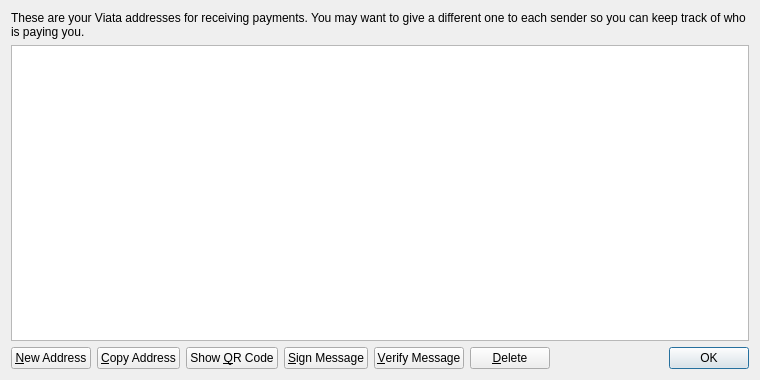
<?xml version="1.0" encoding="UTF-8"?>
<ui version="4.0">
 <class>AddressBookPage</class>
 <widget class="QWidget" name="AddressBookPage">
  <property name="geometry">
   <rect>
    <x>0</x>
    <y>0</y>
    <width>760</width>
    <height>380</height>
   </rect>
  </property>
  <property name="windowTitle">
   <string>Address Book</string>
  </property>
  <layout class="QVBoxLayout" name="verticalLayout">
   <item>
    <widget class="QLabel" name="labelExplanation">
     <property name="text">
      <string>These are your Viata addresses for receiving payments. You may want to give a different one to each sender so you can keep track of who is paying you.</string>
     </property>
     <property name="textFormat">
      <enum>Qt::PlainText</enum>
     </property>
     <property name="wordWrap">
      <bool>true</bool>
     </property>
    </widget>
   </item>
   <item>
    <widget class="QTableView" name="tableView">
     <property name="contextMenuPolicy">
      <enum>Qt::CustomContextMenu</enum>
     </property>
     <property name="toolTip">
      <string>Double-click to edit address or label</string>
     </property>
     <property name="tabKeyNavigation">
      <bool>false</bool>
     </property>
     <property name="alternatingRowColors">
      <bool>true</bool>
     </property>
     <property name="selectionMode">
      <enum>QAbstractItemView::SingleSelection</enum>
     </property>
     <property name="selectionBehavior">
      <enum>QAbstractItemView::SelectRows</enum>
     </property>
     <property name="sortingEnabled">
      <bool>true</bool>
     </property>
     <attribute name="verticalHeaderVisible">
      <bool>false</bool>
     </attribute>
    </widget>
   </item>
   <item>
    <layout class="QHBoxLayout" name="horizontalLayout">
     <item>
      <widget class="QPushButton" name="newAddressButton">
       <property name="toolTip">
        <string>Create a new address</string>
       </property>
       <property name="text">
        <string>&amp;New Address</string>
       </property>
       <property name="icon">
        <iconset resource="../bitcoin.qrc">
         <normaloff>:/icons/add</normaloff>:/icons/add</iconset>
       </property>
      </widget>
     </item>
     <item>
      <widget class="QPushButton" name="copyToClipboard">
       <property name="toolTip">
        <string>Copy the currently selected address to the system clipboard</string>
       </property>
       <property name="text">
        <string>&amp;Copy Address</string>
       </property>
       <property name="icon">
        <iconset resource="../bitcoin.qrc">
         <normaloff>:/icons/editcopy</normaloff>:/icons/editcopy</iconset>
       </property>
      </widget>
     </item>
     <item>
      <widget class="QPushButton" name="showQRCode">
       <property name="text">
        <string>Show &amp;QR Code</string>
       </property>
       <property name="icon">
        <iconset resource="../bitcoin.qrc">
         <normaloff>:/icons/qrcode</normaloff>:/icons/qrcode</iconset>
       </property>
      </widget>
     </item>
     <item>
      <widget class="QPushButton" name="signMessage">
       <property name="toolTip">
        <string>Sign a message to prove you own a Bitcoin address</string>
       </property>
       <property name="text">
        <string>&amp;Sign Message</string>
       </property>
       <property name="icon">
        <iconset resource="../bitcoin.qrc">
         <normaloff>:/icons/edit</normaloff>:/icons/edit</iconset>
       </property>
      </widget>
     </item>
     <item>
      <widget class="QPushButton" name="verifyMessage">
       <property name="toolTip">
        <string>Verify a message to ensure it was signed with a specified Bitcoin address</string>
       </property>
       <property name="text">
        <string>&amp;Verify Message</string>
       </property>
       <property name="icon">
        <iconset resource="../bitcoin.qrc">
         <normaloff>:/icons/transaction_0</normaloff>:/icons/transaction_0</iconset>
       </property>
      </widget>
     </item>
     <item>
      <widget class="QPushButton" name="deleteButton">
       <property name="toolTip">
        <string>Delete the currently selected address from the list. Only sending addresses can be deleted.</string>
       </property>
       <property name="text">
        <string>&amp;Delete</string>
       </property>
       <property name="icon">
        <iconset resource="../bitcoin.qrc">
         <normaloff>:/icons/remove</normaloff>:/icons/remove</iconset>
       </property>
      </widget>
     </item>
     <item>
      <spacer name="horizontalSpacer">
       <property name="orientation">
        <enum>Qt::Horizontal</enum>
       </property>
       <property name="sizeHint" stdset="0">
        <size>
         <width>40</width>
         <height>20</height>
        </size>
       </property>
      </spacer>
     </item>
     <item>
      <widget class="QDialogButtonBox" name="buttonBox">
       <property name="sizePolicy">
        <sizepolicy hsizetype="Maximum" vsizetype="Fixed">
         <horstretch>0</horstretch>
         <verstretch>0</verstretch>
        </sizepolicy>
       </property>
       <property name="standardButtons">
        <set>QDialogButtonBox::Ok</set>
       </property>
      </widget>
     </item>
    </layout>
   </item>
  </layout>
 </widget>
 <resources>
  <include location="../bitcoin.qrc"/>
 </resources>
 <connections/>
</ui>
